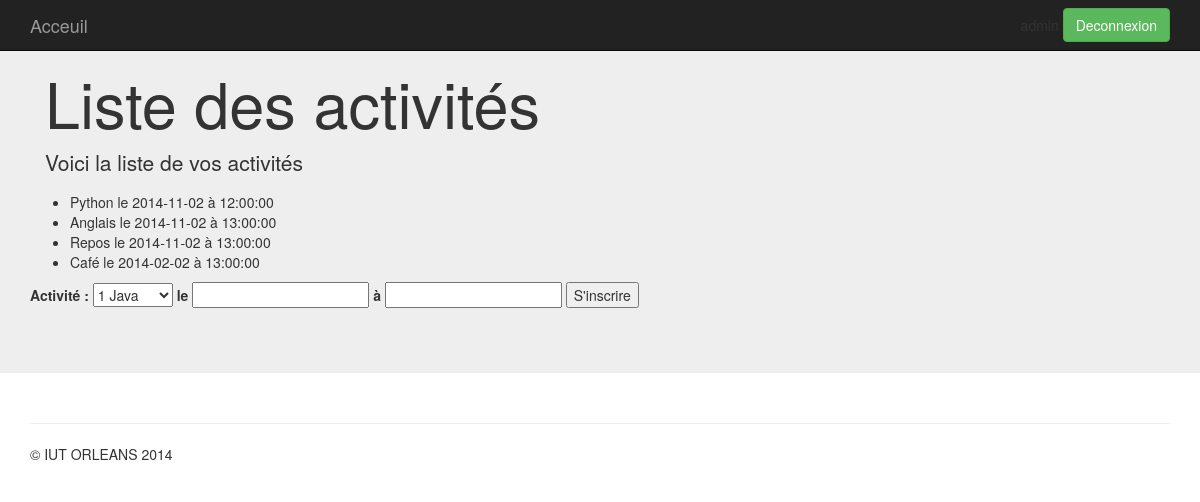
The app's page /activite.php (signed in) with its own data.
### tables this page shows
CREATE TABLE IF NOT EXISTS `PARTICIPE` (
  `users` varchar(20) NOT NULL,
  `activite` int(4) NOT NULL,
  `Date` date NOT NULL,
  `Heure` time NOT NULL,
  PRIMARY KEY (`users`,`activite`,`Date`,`Heure`)
);

CREATE TABLE IF NOT EXISTS `ACTIVITE` (
  `id` int(4) NOT NULL,
  `nom` varchar(30) NOT NULL,
  PRIMARY KEY (`id`)
);

### ajout_participe.php (the view, shortened to what this page needs)
<?php
		$dsn = "mysql:dbname=".BASE.";host=".SERVER;
		try{
			$connexion = new PDO($dsn,USER,PASSWD);
		}
		catch(PDOException $e){
			printf("Echec de la connexion : %s\n", $e->getMessage());
			exit();
		}
		$requete = $connexion ->prepare("SELECT * FROM ACTIVITE");
		$requete -> execute();
		foreach($requete as $q){
			echo "<option> $q[id] $q[nom] </option>";
		}
?>

### activite.php (shortened to what this page needs)
<!DOCTYPE html>
<html lang="fr">
  <head>
	<link rel="stylesheet" href="css/jquery-ui.css">
	<link rel="stylesheet" href="css/bootstrap-datetimepicker.min.css">
    <link href="css/bootstrap.min.css" rel="stylesheet">
  </head>
  <body>
    <div class="navbar navbar-inverse navbar-fixed-top" role="navigation">
      <div class="container">
        <div class="navbar-header">
          <a class="navbar-brand" href="Acceuil.php">Acceuil</a>
        </div>
        <div class="navbar-collapse collapse">
          <form class="navbar-form navbar-right" role="form" action="Acceuil.php" method="post">
            <div class="form-group">
            </div>
            <a href="deconnexion.php"><button type="button" class="btn btn-success" >Deconnexion</button></a>
          </form>
        </div>
      </div>
    </div>
    <div class="jumbotron">
      <div class="container">
        <h1>Liste des activités</h1>
        <p> Voici la liste de vos activités </p>
      </div>
      <?php include('liste_activite.php') ?>
      <form action="ajoutParticipeDB.php" method="post">
		  <label for="activite">Activité :</label>
			<select name="activite">
			<?php include('ajout_participe.php'); ?>
			</select>
			<label for="Date"> le </label>
			<input type="text" name="Date" id="datepicker"/>
			<label for="Heure"> à </label>
			<input type="text" name="Heure" id="timepicker"/>
			<input type="submit" value="S'inscrire" />
		</form>
    </div>
    <div class="container">
      <hr>
      <footer>
        <p>&copy; IUT ORLEANS 2014</p>
      </footer>
    </div>
  </body>
</html>

### liste_activite.php (shortened to what this page needs)
<?php
		$dsn = "mysql:dbname=".BASE.";host=".SERVER;
		try{
			$connexion = new PDO($dsn,USER,PASSWD);
		}
		catch(PDOException $e){
			printf("Echec de la connexion : %s\n", $e->getMessage());
			exit();
		}
		$requete = "SELECT * FROM PARTICIPE p, ACTIVITE a WHERE p.activite = a.id AND p.users = :log";
		$stmt = $connexion -> prepare($requete);
		$stmt -> bindParam(':log', $_SESSION['login']);
		$stmt->execute();
		echo "<ul>";
		foreach($stmt as $q){
			echo "<li> $q[nom] le $q[Date] à $q[Heure] </li>";
		}
		echo "</ul>";
?>

### records on screen
participe: activite.nom "Python", Date "2014-11-02", Heure "12:00:00"
participe: activite.nom "Anglais", Date "2014-11-02", Heure "13:00:00"
participe: activite.nom "Repos", Date "2014-11-02", Heure "13:00:00"
participe: activite.nom "Café", Date "2014-02-02", Heure "13:00:00"

### other values on screen
form field activite "1 Java"
